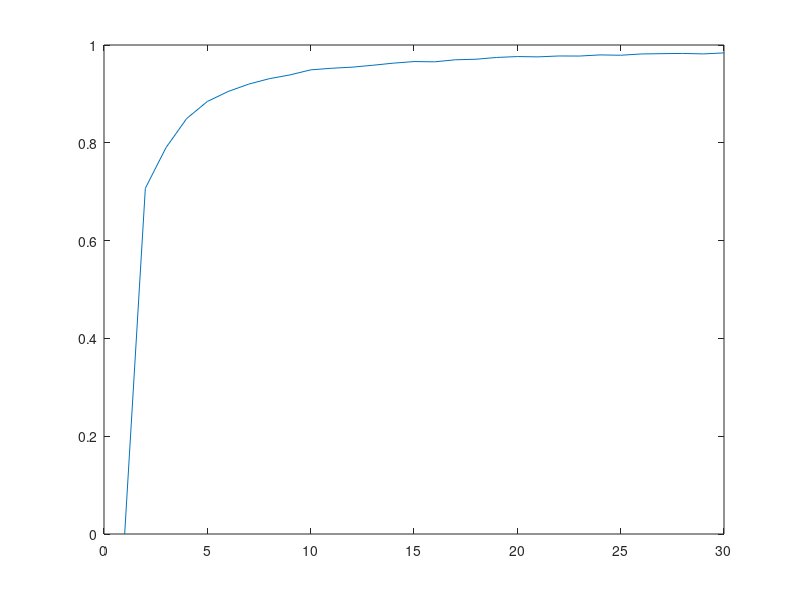

Recreate this plot in MATLAB.
% Below is Lucas's code for attempting to understand how CV may change in
% elements vs phrases?
% N is the number of repititions of the model.
N=1000000;
clear cv
% is the different lengths
for K=1:30;
% s is a string of N random whole numbers numbers (1 <= x <= K)
% each number represents a phrase type.
x = round(rand(1,N)*(K-1))+1;
% below is to test my understanding
plot(x(1:30));
pause
hist(x)
pause
% end of my test
for i=1:K,
  isi{i} = diff(find(x==i));
  isi{i} = isi{i}/mean(isi{i});
end
allisi = [isi{:}];
cv(K) = std(allisi)/mean(allisi);
end
plot(cv)